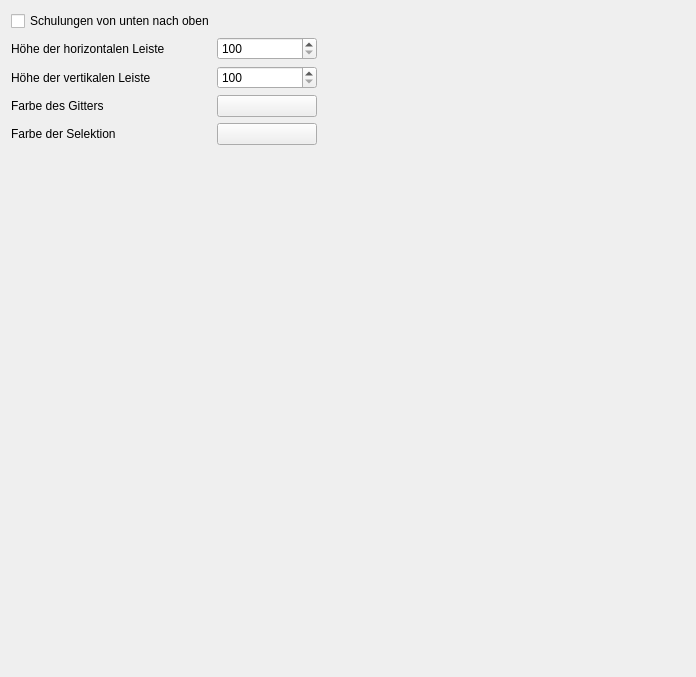
<?xml version="1.0" encoding="UTF-8"?>
<ui version="4.0">
 <class>QMQualiMatrixSettingsWidget</class>
 <widget class="QWidget" name="QMQualiMatrixSettingsWidget">
  <property name="geometry">
   <rect>
    <x>0</x>
    <y>0</y>
    <width>696</width>
    <height>677</height>
   </rect>
  </property>
  <property name="windowTitle">
   <string>Form</string>
  </property>
  <layout class="QVBoxLayout" name="verticalLayout">
   <item>
    <widget class="QCheckBox" name="cbWriteTrainBottomToTop">
     <property name="text">
      <string>Schulungen von unten nach oben</string>
     </property>
    </widget>
   </item>
   <item>
    <layout class="QHBoxLayout" name="horizontalLayout">
     <item>
      <widget class="QLabel" name="label_6">
       <property name="minimumSize">
        <size>
         <width>200</width>
         <height>0</height>
        </size>
       </property>
       <property name="text">
        <string>Höhe der horizontalen Leiste</string>
       </property>
      </widget>
     </item>
     <item>
      <widget class="QSpinBox" name="sbQMHorHeight">
       <property name="minimumSize">
        <size>
         <width>100</width>
         <height>0</height>
        </size>
       </property>
       <property name="minimum">
        <number>100</number>
       </property>
       <property name="maximum">
        <number>400</number>
       </property>
      </widget>
     </item>
     <item>
      <spacer name="horizontalSpacer">
       <property name="orientation">
        <enum>Qt::Horizontal</enum>
       </property>
       <property name="sizeHint" stdset="0">
        <size>
         <width>345</width>
         <height>20</height>
        </size>
       </property>
      </spacer>
     </item>
    </layout>
   </item>
   <item>
    <layout class="QHBoxLayout" name="horizontalLayout_2">
     <item>
      <widget class="QLabel" name="label_5">
       <property name="minimumSize">
        <size>
         <width>200</width>
         <height>0</height>
        </size>
       </property>
       <property name="text">
        <string>Höhe der vertikalen Leiste</string>
       </property>
      </widget>
     </item>
     <item>
      <widget class="QSpinBox" name="sbQMVertWidth">
       <property name="minimumSize">
        <size>
         <width>100</width>
         <height>0</height>
        </size>
       </property>
       <property name="minimum">
        <number>100</number>
       </property>
       <property name="maximum">
        <number>400</number>
       </property>
      </widget>
     </item>
     <item>
      <spacer name="horizontalSpacer_2">
       <property name="orientation">
        <enum>Qt::Horizontal</enum>
       </property>
       <property name="sizeHint" stdset="0">
        <size>
         <width>345</width>
         <height>20</height>
        </size>
       </property>
      </spacer>
     </item>
    </layout>
   </item>
   <item>
    <layout class="QHBoxLayout" name="horizontalLayout_3">
     <item>
      <widget class="QLabel" name="label_7">
       <property name="minimumSize">
        <size>
         <width>200</width>
         <height>0</height>
        </size>
       </property>
       <property name="text">
        <string>Farbe des Gitters</string>
       </property>
      </widget>
     </item>
     <item>
      <widget class="QPushButton" name="pbGridColor">
       <property name="minimumSize">
        <size>
         <width>100</width>
         <height>0</height>
        </size>
       </property>
       <property name="text">
        <string/>
       </property>
      </widget>
     </item>
     <item>
      <spacer name="horizontalSpacer_3">
       <property name="orientation">
        <enum>Qt::Horizontal</enum>
       </property>
       <property name="sizeHint" stdset="0">
        <size>
         <width>331</width>
         <height>20</height>
        </size>
       </property>
      </spacer>
     </item>
    </layout>
   </item>
   <item>
    <layout class="QHBoxLayout" name="horizontalLayout_4">
     <item>
      <widget class="QLabel" name="label_8">
       <property name="minimumSize">
        <size>
         <width>200</width>
         <height>0</height>
        </size>
       </property>
       <property name="text">
        <string>Farbe der Selektion</string>
       </property>
      </widget>
     </item>
     <item>
      <widget class="QPushButton" name="pbSelectionColor">
       <property name="minimumSize">
        <size>
         <width>100</width>
         <height>0</height>
        </size>
       </property>
       <property name="text">
        <string/>
       </property>
      </widget>
     </item>
     <item>
      <spacer name="horizontalSpacer_4">
       <property name="orientation">
        <enum>Qt::Horizontal</enum>
       </property>
       <property name="sizeHint" stdset="0">
        <size>
         <width>331</width>
         <height>20</height>
        </size>
       </property>
      </spacer>
     </item>
    </layout>
   </item>
   <item>
    <spacer name="verticalSpacer">
     <property name="orientation">
      <enum>Qt::Vertical</enum>
     </property>
     <property name="sizeHint" stdset="0">
      <size>
       <width>20</width>
       <height>413</height>
      </size>
     </property>
    </spacer>
   </item>
  </layout>
 </widget>
 <resources/>
 <connections>
  <connection>
   <sender>pbGridColor</sender>
   <signal>clicked()</signal>
   <receiver>QMQualiMatrixSettingsWidget</receiver>
   <slot>changeGridColor()</slot>
   <hints>
    <hint type="sourcelabel">
     <x>526</x>
     <y>116</y>
    </hint>
    <hint type="destinationlabel">
     <x>288</x>
     <y>306</y>
    </hint>
   </hints>
  </connection>
  <connection>
   <sender>pbSelectionColor</sender>
   <signal>clicked()</signal>
   <receiver>QMQualiMatrixSettingsWidget</receiver>
   <slot>changeSelectionColor()</slot>
   <hints>
    <hint type="sourcelabel">
     <x>526</x>
     <y>158</y>
    </hint>
    <hint type="destinationlabel">
     <x>288</x>
     <y>306</y>
    </hint>
   </hints>
  </connection>
  <connection>
   <sender>sbQMHorHeight</sender>
   <signal>valueChanged(int)</signal>
   <receiver>QMQualiMatrixSettingsWidget</receiver>
   <slot>emitSettingsChanged()</slot>
   <hints>
    <hint type="sourcelabel">
     <x>541</x>
     <y>46</y>
    </hint>
    <hint type="destinationlabel">
     <x>288</x>
     <y>306</y>
    </hint>
   </hints>
  </connection>
  <connection>
   <sender>sbQMVertWidth</sender>
   <signal>valueChanged(int)</signal>
   <receiver>QMQualiMatrixSettingsWidget</receiver>
   <slot>emitSettingsChanged()</slot>
   <hints>
    <hint type="sourcelabel">
     <x>541</x>
     <y>79</y>
    </hint>
    <hint type="destinationlabel">
     <x>288</x>
     <y>306</y>
    </hint>
   </hints>
  </connection>
  <connection>
   <sender>cbWriteTrainBottomToTop</sender>
   <signal>clicked()</signal>
   <receiver>QMQualiMatrixSettingsWidget</receiver>
   <slot>emitSettingsChanged()</slot>
   <hints>
    <hint type="sourcelabel">
     <x>291</x>
     <y>18</y>
    </hint>
    <hint type="destinationlabel">
     <x>288</x>
     <y>306</y>
    </hint>
   </hints>
  </connection>
 </connections>
 <slots>
  <slot>changeGridColor()</slot>
  <slot>changeSelectionColor()</slot>
  <slot>emitSettingsChanged()</slot>
 </slots>
</ui>
